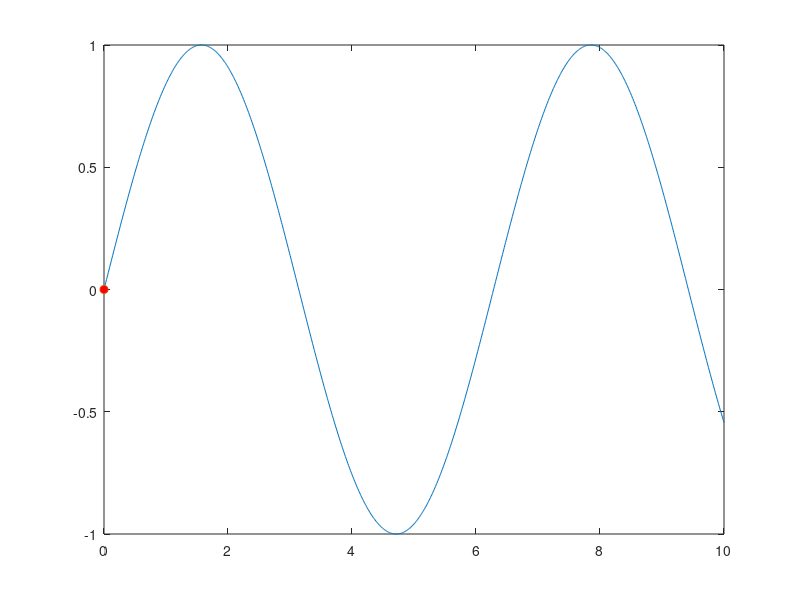

MATLAB code for this plot: (Note: this script raises an error after producing the figure.)
%% Trace Marker Along Line
% This example shows how to trace a marker along a line by updating the data 
% properties of the marker. 
% 
% Plot a sine wave and a red marker at the beginning of the line. Set the 
% axis limits mode to manual to avoid recalculating the limits throughout the 
% animation loop.

x = linspace(0,10,1000);
y = sin(x);
plot(x,y)
hold on
p = plot(x(1),y(1),'o','MarkerFaceColor','red');
hold off
axis manual
%% 
% Move the marker along the line by updating the |XData| and |YData| properties 
% in a loop. Use a <docid:matlab_ref.f56-719157 docid:matlab_ref.f56-719157> or 
% |drawnow limitrate| command to display the updates on the screen. |drawnow limitrate| 
% is fastest, but it might not draw every frame on the screen. Use dot notation to set properties. 
%%
for k = 2:length(x)
    p.XData = x(k);
    p.YData = y(k);
    drawnow 
end
%% 
% The animation shows the marker moving along the line.

%% 
% Copyright 2012 The MathWorks, Inc.